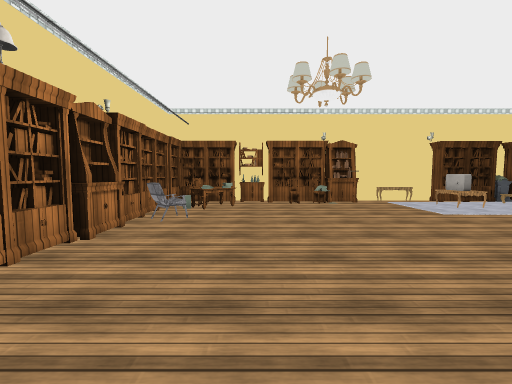
[1] (above)

21 first-person views from a walk through a 3-D level made in the Unity game engine. The camera is 1.4 m above the floor, tilts 4° down and sees 90° across. The floor is counted in squares, 1 m on a side. Each view is taken from the middle of a square. On the plan, view 1 faces up. The plan holds only what a view shows up to about 13 squares ahead; the rest is blank. The place goes on beyond the plan. The player is left out. Some surface patterns are stand-ins.

[2]
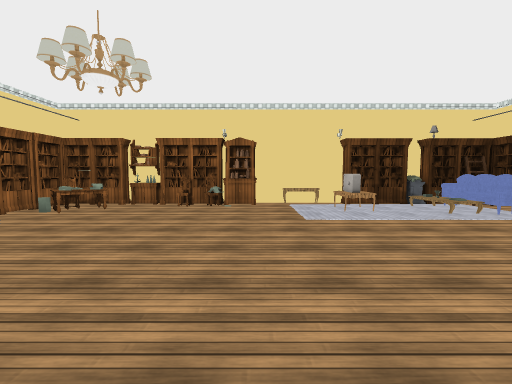

[3]
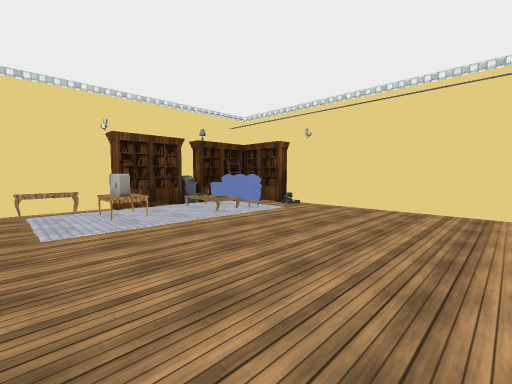

[4]
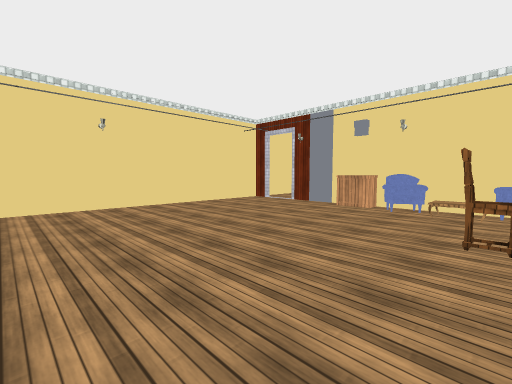

[5]
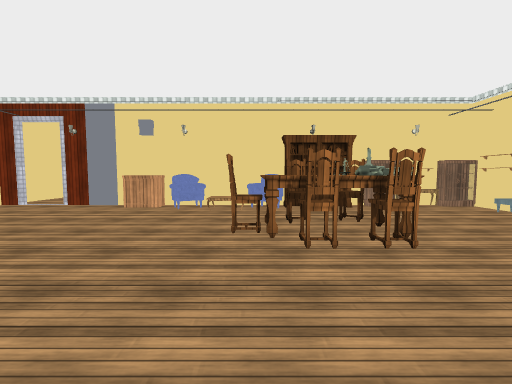

[6]
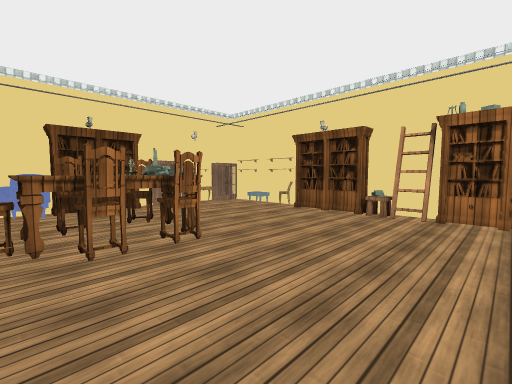

[7]
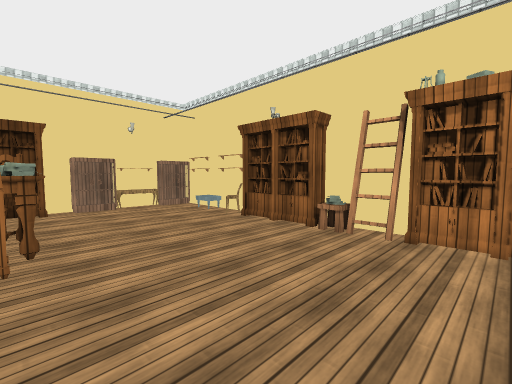

[8]
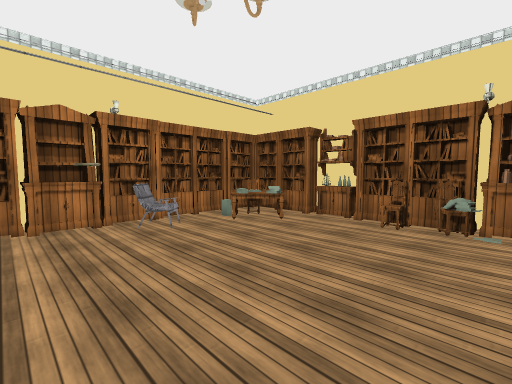

[9]
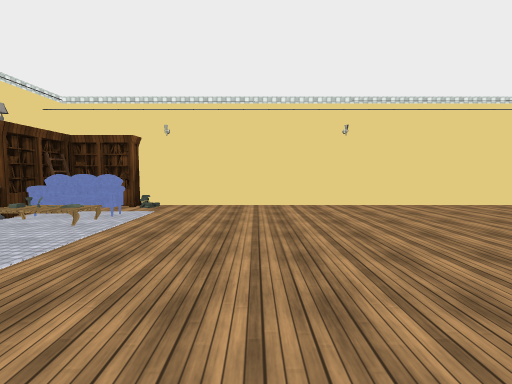

[10]
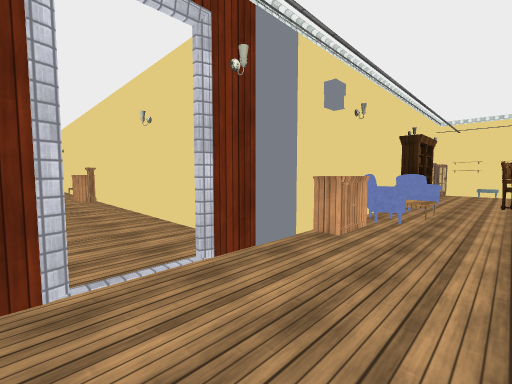

[11]
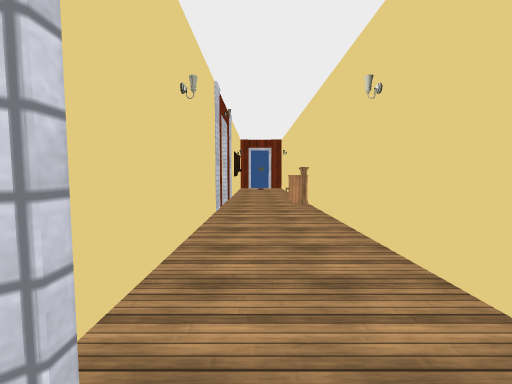

[12]
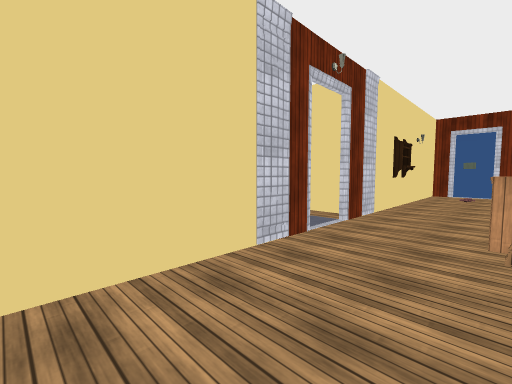

[13]
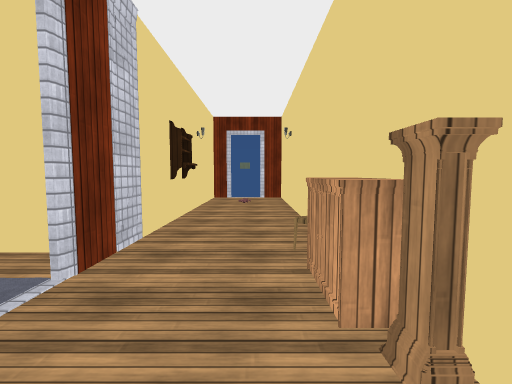

[14]
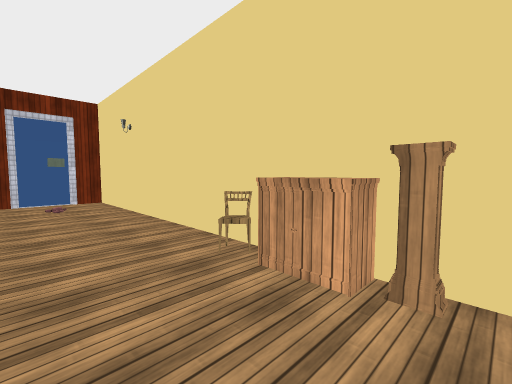

[15]
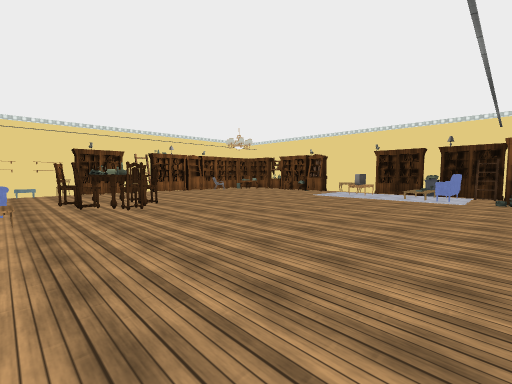

[16]
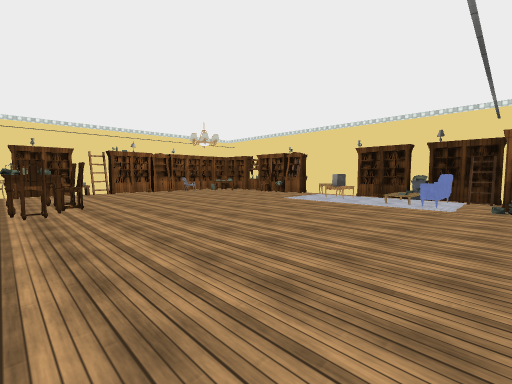

[17]
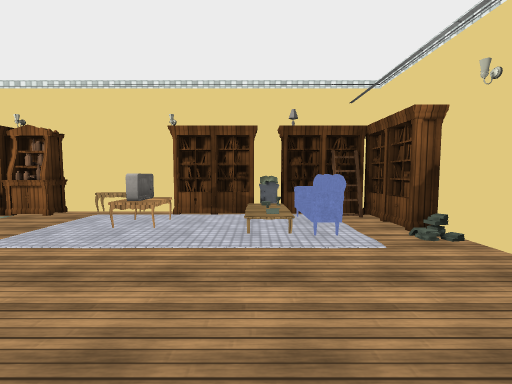

[18]
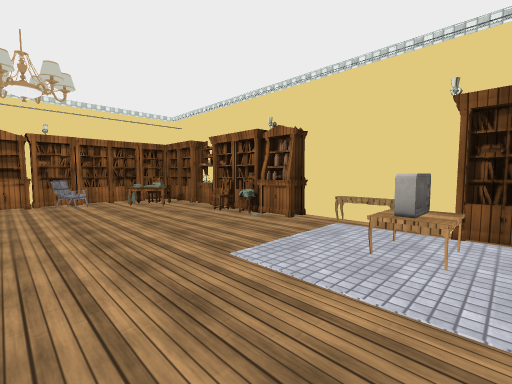

[19]
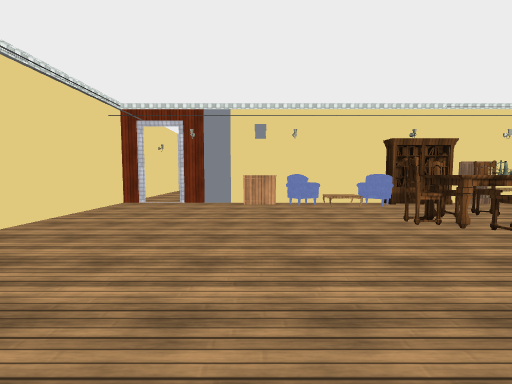

[20]
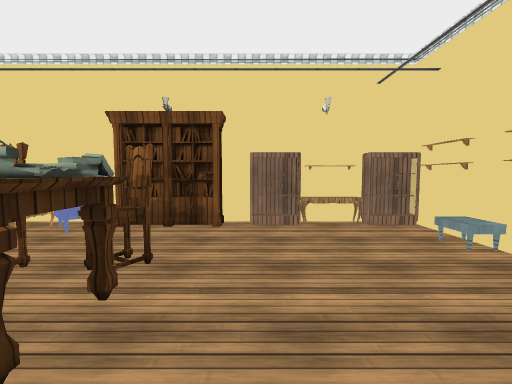

[21]
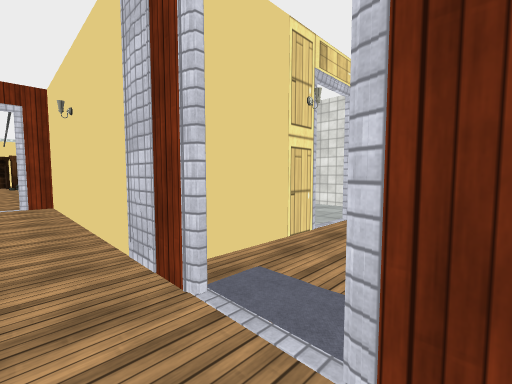

### Floor plan
Points are (right, up) in squares from view 1. A wall is a line through its corners. A room is listed if a view was taken in it or the views show most of it. See-through windows are left out.
Room 1 (views 1, 2, 3, 4, 5, 6, 7, 8, 9, 10, 11, 15, 16, 17, 18, 19, 20)
walls: (-2.4, 7.7) (-2.9, 7.5) (-3.4, 8); (-2.5, 7.7) (-2.9, 7.5); (-3.2, 7.9) (-2.7, 7.5); (-4.5, 2.5) (-4.5, 0.2); (3.4, -7.5) (13.7, -7.5); (-4.5, 7) (-4.5, 5.2); (-4.5, -2.9) (-4.5, -7.5); (-3.1, -7.5) (1, -7.5); (15.5, -7.5) (16.5, -7.5) (16.5, 10.4)
low walls: (-2.6, 8.5) (-3.2, 7.9); (-2.7, 8.5) (-2.2, 8.1) (-2.8, 7.4)
ways out: opening at (14.5, -8) to room 2
objects: other object (-4, -7); other object (-4, -4); other object (-4, -3); cupboard (-4, -2) to (-4, 0); other object (-4, 1); ladder (-4, 2); cupboard (-4, 3) to (-4, 4); cupboard (-4, 5) to (-4, 6); cupboard (-4, 7) to (-4, 8); cupboard (-4, 9) to (-4, 10); cupboard (-4, 11) to (-4, 12); cupboard (-4, 13) to (-2, 13); other object (-3, -7) to (-2, -7); chair (-3, 1); chair (-3, 11) to (-3, 12); table (-2, 10); other object (-2, 11); table (-2, 12); cupboard (-1, -7) to (0, -7); other object (-1, 11); other object (-1, 13); other object (0, 13); cupboard (1, -7) to (3, -7); cupboard (1, 13) to (2, 13); chair (2, -4); books (2, -3); other object (2, -2); table (2, -1); chair (2, 0); other object (2, 5); chair (2, 12); chair (3, -4) to (4, -3); other object (3, -2); books (3, 12); chair (3, 13); armchair (4, -7) to (5, -6); table (4, -2); chair (4, -1); cupboard (4, 13) to (5, 13); chair (5, -3) to (5, -2); armchair (7, -7) to (8, -6); table (7, 13) to (8, 13); cabinet (9, -7) to (10, -7); other object (9, 11) to (9, 12); cupboard (9, 13) to (12, 13); other object (12, -7); sofa (13, 10) to (14, 12); cupboard (13, 13) to (14, 13); ladder (15, 13); cupboard (16, 10) to (16, 13)
Room 2 (views 12, 13, 14, 21)
walls: (16.5, -18.5) (16.5, -7.8) (15.5, -7.8); (12.9, -18.4) (12.9, -19); (12.5, -9.4) (12.5, -29.5); (16.5, -29.5) (16.5, -20.2)
ways out: opening at (14.5, -8) to room 1; opening at (17, -19.5)
objects: chair (13, -22); cabinet (13, -21) to (13, -20); shelf (16, -25)

Where each view was taken, in squares from view 1:
view 1: 0 up, 0 right, facing up
view 2: 1 up, 5 right, facing up
view 3: 2 up, 6 right, facing up-right
view 4: 4 up, 5 right, facing down-right
view 5: 4 up, 5 right, facing down
view 6: 4 up, 5 right, facing down-left
view 7: 4 up, 2 right, facing down-left
view 8: 5 up, 4 right, facing up-left
view 9: 5 up, 5 right, facing right
view 10: 4 down, 16 right, facing down-left
view 11: 7 down, 15 right, facing down
view 12: 13 down, 13 right, facing down-right
view 13: 17 down, 14 right, facing down
view 14: 18 down, 16 right, facing down-left
view 15: 6 down, 16 right, facing up-left
view 16: 3 down, 16 right, facing up-left
view 17: 4 up, 12 right, facing up
view 18: 6 up, 10 right, facing up-left
view 19: 5 up, 10 right, facing down
view 20: 0 up, 0 right, facing down
view 21: 21 down, 15 right, facing up-right
